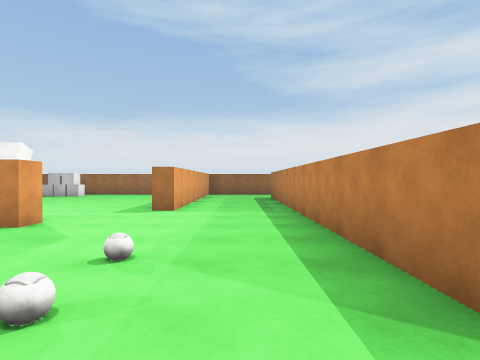
View 1 (above)

22 first-person views from a walk through a 3-D level made in the Unity game engine. The camera is 1.4 m above the floor, looks level and sees 80° across. The floor is counted in squares, 2 m on a side. Each view is taken from the middle of a square. On the plan, view 1 faces up. The plan holds only what a view shows up to about 10 squares ahead; the rest is blank. The player character is not drawn. Some animated figures are not drawn. Door leaves are left out, so doorways stand open. Surface patterns are stand-ins for the level's own textures.

View 2
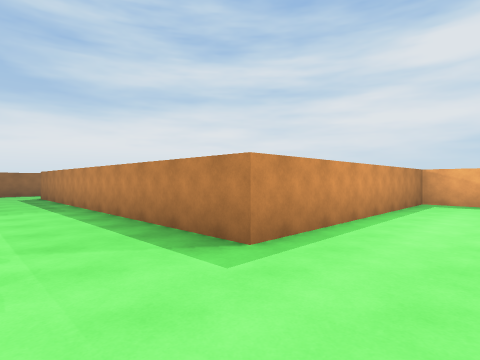

View 3
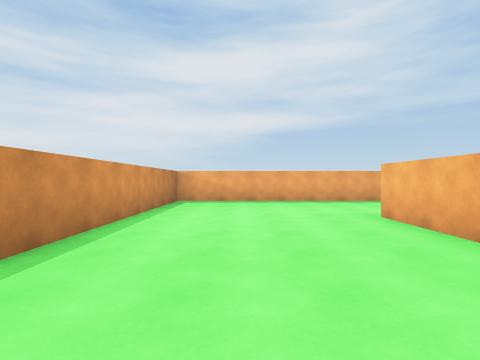

View 4
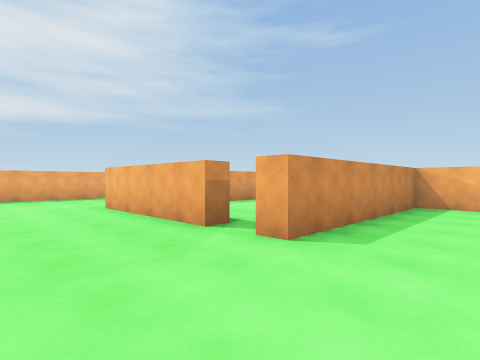

View 5
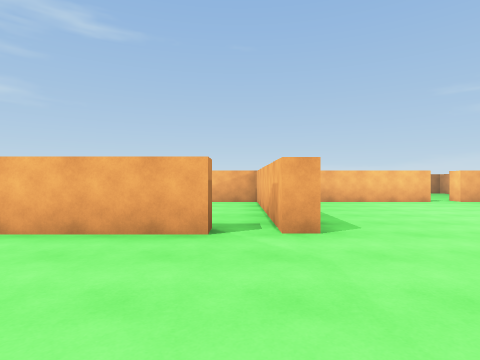

View 6
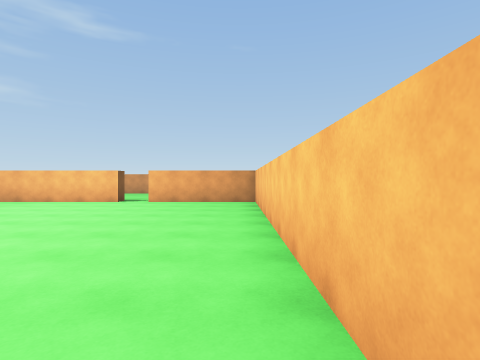

View 7
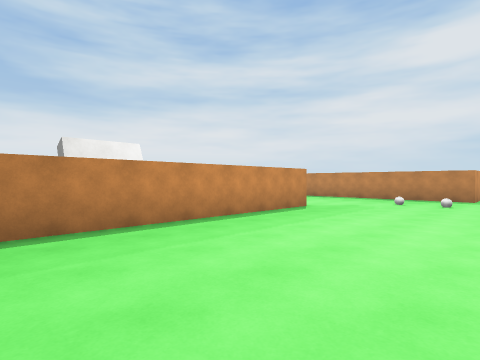

View 8
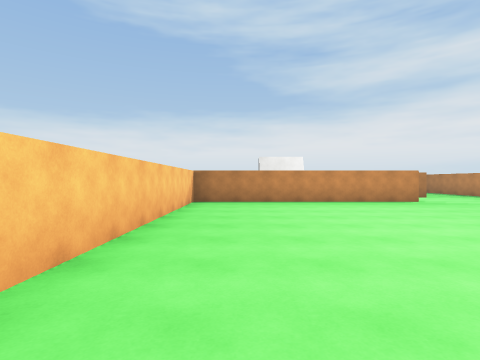

View 9
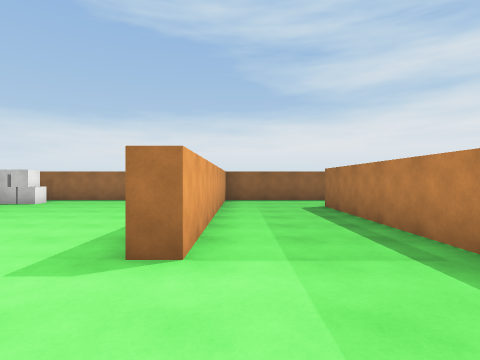

View 10
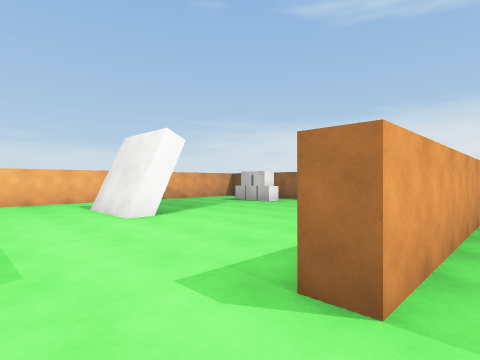

View 11
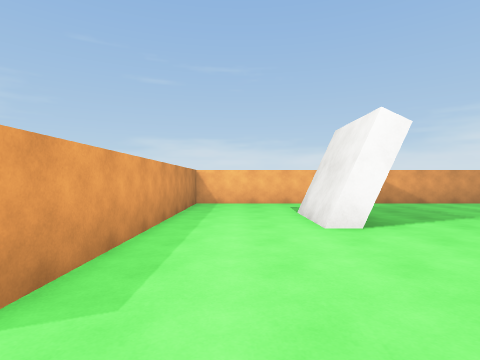

View 12
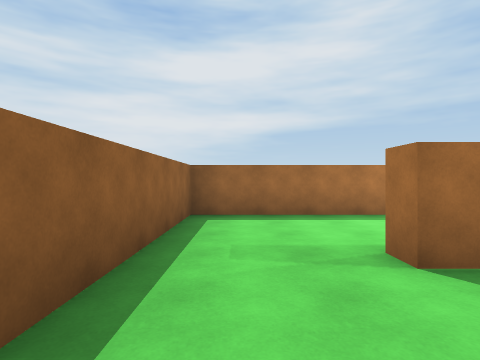

View 13
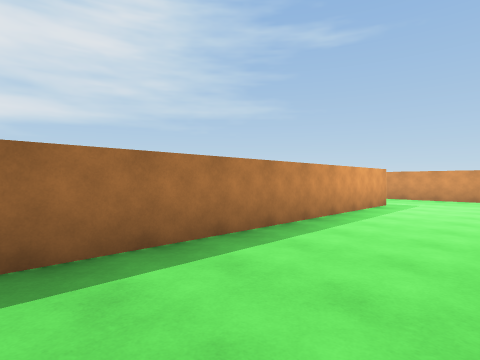

View 14
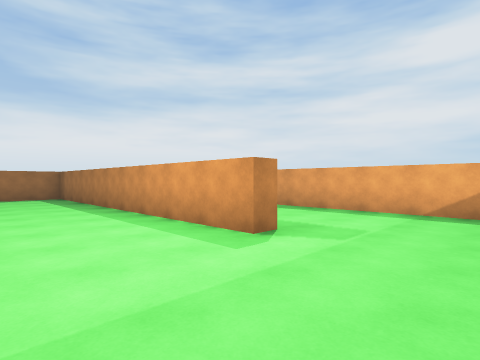

View 15
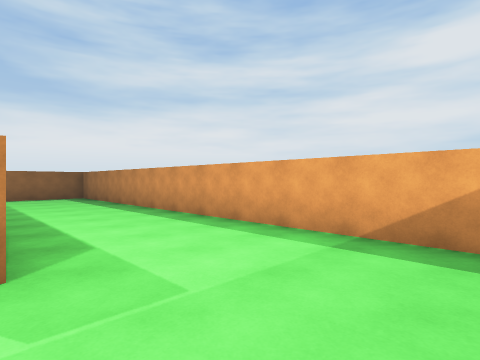

View 16
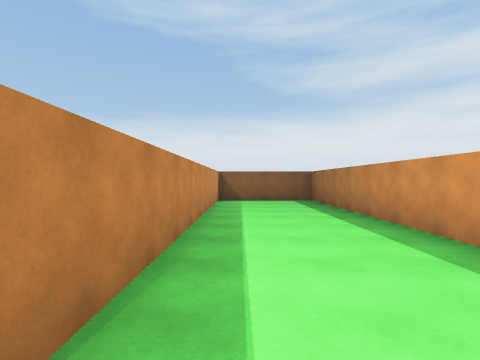

View 17
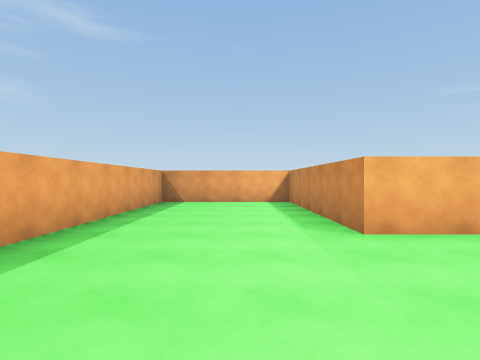

View 18
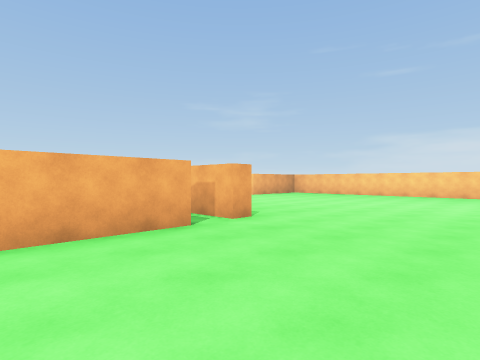

View 19
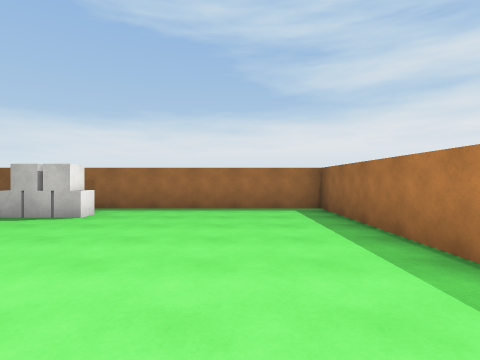

View 20
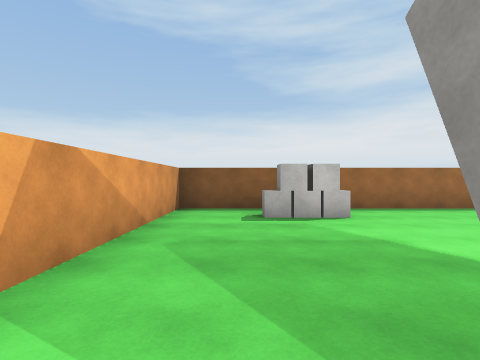

View 21
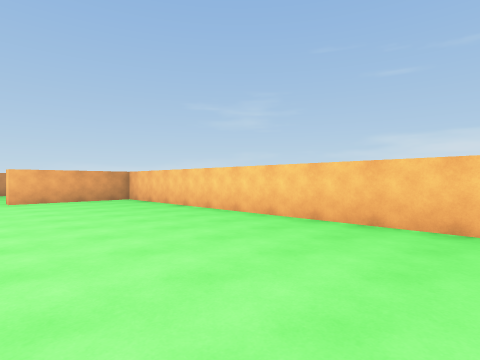

View 22
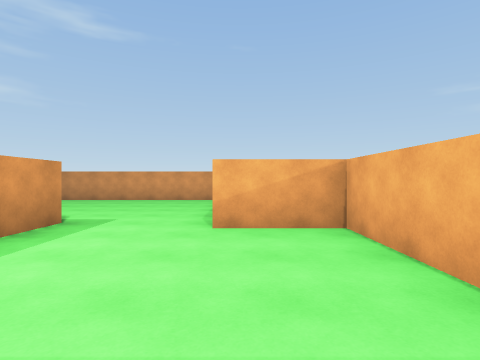

### Floor plan
Ten units are one square. View 1 is at (0, 0); x grows to the right and y downward. Boxes are objects, and circles mark ways between rooms. Rooms are numbered by the first view taken in them; rooms with no view inside come last. Other rooms are left out.
<svg viewBox="-110 -145 200 250">
<path fill="none" stroke="#000" d="M4 37 44 37 44 92 85 92 85 -11 13 -11 13 -116M-32 -48 -32 -42 -105 -42 -105 89M-61 92 -11 92 -11 37 -6 37M-105 92 -71 92M15 -140 -15 -140 -15 -65 -20 -65M54 -45 47 -45 47 -140 15 -140M13 -116 18 -116M30 -16 48 -16M85 -22 85 -140 53 -140 53 -49M-61 -82 -61 -75 -82 -75M-20 -94 -20 -140 -105 -140 -105 -47 -35 -47M39 98 39 74M-6 37 -6 92 15 92"/>
<rect x="-15" y="-15" width="10" height="10" fill="#bbb"><title>other object</title></rect>
<rect x="-85" y="-125" width="10" height="10" fill="#bbb"><title>box</title></rect>
<rect x="-85" y="-135" width="10" height="10" fill="#bbb"><title>box</title></rect>
<rect x="-75" y="-125" width="10" height="10" fill="#bbb"><title>box</title></rect>
<circle cx="10" cy="-125" r="3" fill="#2a7"/>
<circle cx="-25" cy="-55" r="3" fill="#2a7"/>
<circle cx="0" cy="40" r="3" fill="#2a7"/>
<text x="-20" y="10">1</text>
<text x="40" y="-70">2</text>
<text x="-70" y="-90">3</text>
<text x="20" y="70">4</text>
</svg>
Room 1 opens to room 2. Room 1 opens to room 3. Room 1 opens to room 4.

Where each view was taken, in squares from view 1:
view 1: 0 up, 0 right, facing up
view 2: 1 down, 1 left, facing up-right
view 3: 1 down, 1 left, facing right
view 4: 1 down, 3 left, facing down-right
view 5: 0 up, 0 right, facing down
view 6: 0 up, 10 left, facing down
view 7: 0 up, 10 left, facing up-right
view 8: 5 down, 9 left, facing up
view 9: 4 up, 1 left, facing up
view 10: 5 up, 1 left, facing up-left
view 11: 6 up, 2 left, facing left
view 12: 13 up, 1 left, facing right
view 13: 13 up, 2 right, facing down-right
view 14: 2 up, 2 right, facing up-right
view 15: 2 up, 5 right, facing up-right
view 16: 4 up, 6 right, facing up
view 17: 0 up, 6 right, facing down
view 18: 0 up, 3 right, facing down-left
view 19: 7 up, 4 left, facing up
view 20: 7 up, 9 left, facing up
view 21: 1 up, 6 left, facing down-left
view 22: 5 down, 1 right, facing down
